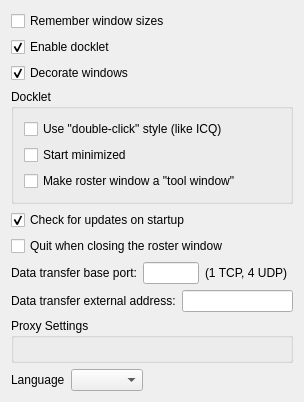
<ui version="4.0" >
 <class>OptApplication</class>
 <widget class="QWidget" name="OptApplication" >
  <property name="geometry" >
   <rect>
    <x>0</x>
    <y>0</y>
    <width>304</width>
    <height>402</height>
   </rect>
  </property>
  <property name="windowTitle" >
   <string>OptApplicationUI</string>
  </property>
  <layout class="QVBoxLayout" >
   <item>
    <widget class="QCheckBox" name="ck_keepSizes" >
     <property name="text" >
      <string>Remember window sizes</string>
     </property>
    </widget>
   </item>
   <item>
    <widget class="QCheckBox" name="ck_docklet" >
     <property name="text" >
      <string>Enable docklet</string>
     </property>
     <property name="checked" >
      <bool>true</bool>
     </property>
    </widget>
   </item>
   <item>
    <widget class="QCheckBox" name="ck_winDecor" >
     <property name="text" >
      <string>Decorate windows</string>
     </property>
     <property name="checked" >
      <bool>true</bool>
     </property>
    </widget>
   </item>
   <item>
    <widget class="QGroupBox" name="gb_docklet" >
     <property name="title" >
      <string>Docklet</string>
     </property>
     <layout class="QVBoxLayout" >
      <property name="spacing" >
       <number>6</number>
      </property>
      <property name="leftMargin" >
       <number>10</number>
      </property>
      <property name="topMargin" >
       <number>10</number>
      </property>
      <property name="rightMargin" >
       <number>10</number>
      </property>
      <property name="bottomMargin" >
       <number>10</number>
      </property>
      <item>
       <widget class="QCheckBox" name="ck_dockDCstyle" >
        <property name="text" >
         <string>Use "double-click" style (like ICQ)</string>
        </property>
       </widget>
      </item>
      <item>
       <widget class="QCheckBox" name="ck_dockHideMW" >
        <property name="text" >
         <string>Start minimized</string>
        </property>
       </widget>
      </item>
      <item>
       <widget class="QCheckBox" name="ck_dockToolMW" >
        <property name="text" >
         <string>Make roster window a "tool window"</string>
        </property>
       </widget>
      </item>
     </layout>
    </widget>
   </item>
   <item>
    <widget class="QCheckBox" name="ck_autoUpdate" >
     <property name="text" >
      <string>Check for updates on startup</string>
     </property>
     <property name="checked" >
      <bool>true</bool>
     </property>
    </widget>
   </item>
   <item>
    <widget class="QCheckBox" name="ck_quitOnClose" >
     <property name="text" >
      <string>Quit when closing the roster window</string>
     </property>
    </widget>
   </item>
   <item>
    <layout class="QHBoxLayout" >
     <item>
      <widget class="QLabel" name="textLabel1" >
       <property name="text" >
        <string>Data transfer base port:</string>
       </property>
      </widget>
     </item>
     <item>
      <widget class="QLineEdit" name="le_dtPort" >
       <property name="minimumSize" >
        <size>
         <width>56</width>
         <height>0</height>
        </size>
       </property>
       <property name="inputMask">
        <string>99999; </string>
       </property>
       <property name="maxLength">
        <number>5</number>
       </property>
       <property name="maximumSize" >
        <size>
         <width>56</width>
         <height>32767</height>
        </size>
       </property>
      </widget>
     </item>
     <item>
      <widget class="QLabel" name="label" >
       <property name="text" >
        <string>(1 TCP, 4 UDP)</string>
       </property>
      </widget>
     </item>
     <item>
      <spacer>
       <property name="orientation" >
        <enum>Qt::Horizontal</enum>
       </property>
       <property name="sizeType" >
        <enum>QSizePolicy::Expanding</enum>
       </property>
       <property name="sizeHint" >
        <size>
         <width>20</width>
         <height>20</height>
        </size>
       </property>
      </spacer>
     </item>
    </layout>
   </item>
   <item>
    <layout class="QHBoxLayout" >
     <property name="spacing" >
      <number>6</number>
     </property>
     <property name="leftMargin" >
      <number>0</number>
     </property>
     <property name="topMargin" >
      <number>0</number>
     </property>
     <property name="rightMargin" >
      <number>0</number>
     </property>
     <property name="bottomMargin" >
      <number>0</number>
     </property>
     <item>
      <widget class="QLabel" name="textLabel2" >
       <property name="text" >
        <string>Data transfer external address:</string>
       </property>
      </widget>
     </item>
     <item>
      <widget class="QLineEdit" name="le_dtExternal" />
     </item>
    </layout>
   </item>
   <item>
    <widget class="QGroupBox" name="gb_proxy">
     <property name="title">
      <string>Proxy Settings</string>
     </property>
     <layout class="QHBoxLayout" name="horizontalLayout_2"/>
    </widget>
   </item>
   <item>
    <layout class="QHBoxLayout" name="horizontalLayout">
     <item>
      <widget class="QLabel" name="label_2">
       <property name="text">
        <string>Language</string>
       </property>
      </widget>
     </item>
     <item>
      <widget class="QComboBox" name="cb_lang"/>
     </item>
     <item>
      <spacer name="horizontalSpacer">
       <property name="orientation">
        <enum>Qt::Horizontal</enum>
       </property>
       <property name="sizeHint" stdset="0">
        <size>
         <width>40</width>
         <height>20</height>
        </size>
       </property>
      </spacer>
     </item>
    </layout>
   </item>
   <item>
    <spacer>
     <property name="orientation" >
      <enum>Qt::Vertical</enum>
     </property>
     <property name="sizeHint" >
      <size>
       <width>20</width>
       <height>40</height>
      </size>
     </property>
    </spacer>
   </item>
  </layout>
 </widget>
 <layoutdefault spacing="6" margin="11" />
 <pixmapfunction>qPixmapFromMimeSource</pixmapfunction>
 <tabstops>
  <tabstop>ck_alwaysOnTop</tabstop>
  <tabstop>ck_autoRosterSize</tabstop>
  <tabstop>ck_keepSizes</tabstop>
  <tabstop>ck_useleft</tabstop>
  <tabstop>ck_showMenubar</tabstop>
  <tabstop>ck_docklet</tabstop>
  <tabstop>ck_winDecor</tabstop>
  <tabstop>ck_dockDCstyle</tabstop>
  <tabstop>ck_dockHideMW</tabstop>
  <tabstop>ck_dockToolMW</tabstop>
  <tabstop>le_dtPort</tabstop>
  <tabstop>le_dtExternal</tabstop>
 </tabstops>
 <resources/>
 <connections/>
</ui>
